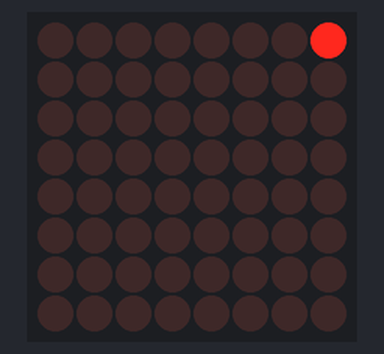
The sketch below on a simulated Arduino Uno, built with avr-gcc and run on an emulated ATmega328P. Shown: 8×8 LED matrix.

Above: at 0.1 s.
At 0.6 s:
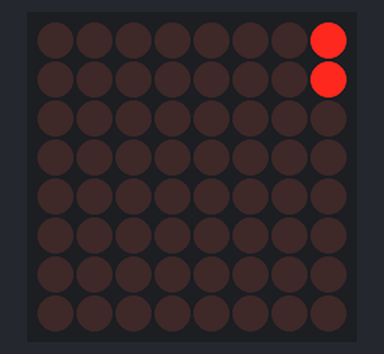
At 1.1 s:
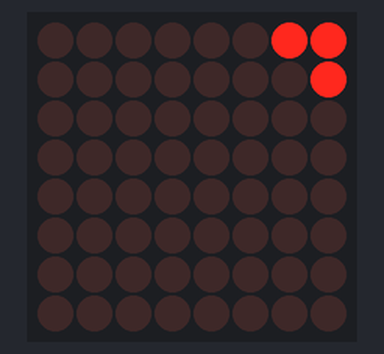
At 2.1 s:
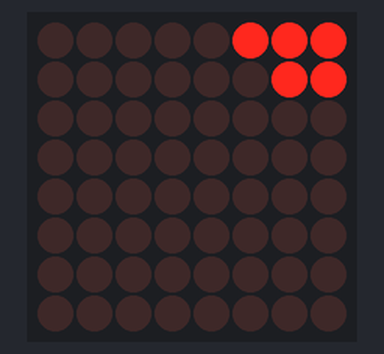
At 3.1 s:
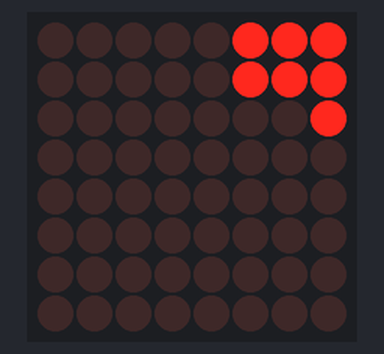
At 4.6 s:
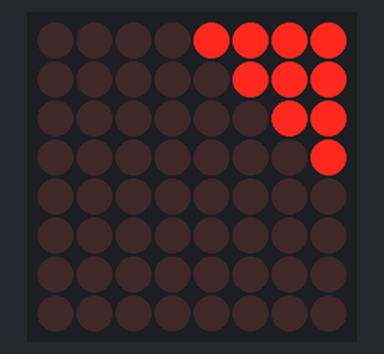

Measured:
- by itself, everything shown: repeats every 5.0 s, in 11 steps
- what the display in image 1 shows lasts 0.5 s, from 0.5 s to 1.0 s

The sketch:

Timer_V4_LED_tests.ino
```cpp
//We always have to include the library
#include "LedControl.h"
// Déclaration des deux matrices de LED
LedControl M1=LedControl(13,12,11,1);// Matrix 1 :  pin 13 is connected to the DataIn  pin 11 is connected to the CLK  pin 12 is connected to LOAD
LedControl M2=LedControl(10,8,9,1);// Matrix 1 :  pin 10 is connected to the DataIn  pin 9 is connected to the CLK  pin 8 is connected to LOAD

/* we always wait a bit between updates of the display */
unsigned long delaytime=500;

void setup() {
  // put your setup code here, to run once:
  /*
   The MAX72XX is in power-saving mode on startup,
   we have to do a wakeup call
   */
  M1.shutdown(0,false);
  M2.shutdown(0,false);
  /* Set the brightness to a medium values */
  M1.setIntensity(0,2);
  M2.setIntensity(0,2);
  /* and clear the display */
  M1.clearDisplay(0);
  M2.clearDisplay(0);
}

void loop() {
  // put your main code here, to run repeatedly:


// Essai de Remplissage de M1

// Ligne 1
M1.setLed(0,0,7,true);
delay(delaytime);


// Ligne 2
M1.setLed(0,1,7,true);
delay(delaytime);

M1.setLed(0,0,6,true);
delay(delaytime);

//Ligne 3
M1.setLed(0,1,6,true);
delay(delaytime);

M1.setLed(0,0,5,true);
delay(delaytime);

M1.setLed(0,2,7,true);
delay(delaytime);

//Ligne 4

M1.setLed(0,1,5,true);
delay(delaytime);

M1.setLed(0,2,6,true);
delay(delaytime);

M1.setLed(0,3,7,true);
delay(delaytime);

M1.setLed(0,0,4,true);
delay(delaytime);

M1.clearDisplay(0);

}

void DiagDescenteM2(){
for(int i=0;i<8;i++){ // Boucle qui décrit la diagonale descendante de M2
M2.setLed(0,i,7-i,true);
delay(delaytime);
M2.setLed(0,i,7-i,false);
}
}

void DiagDescenteM1(){

for(int i=0;i<8;i++){ // Boucle qui décrit la diagonale descendante de M1
M1.setLed(0,7-i,i,true);
delay(delaytime);
M1.setLed(0,7-i,i,false);
}
}
```
